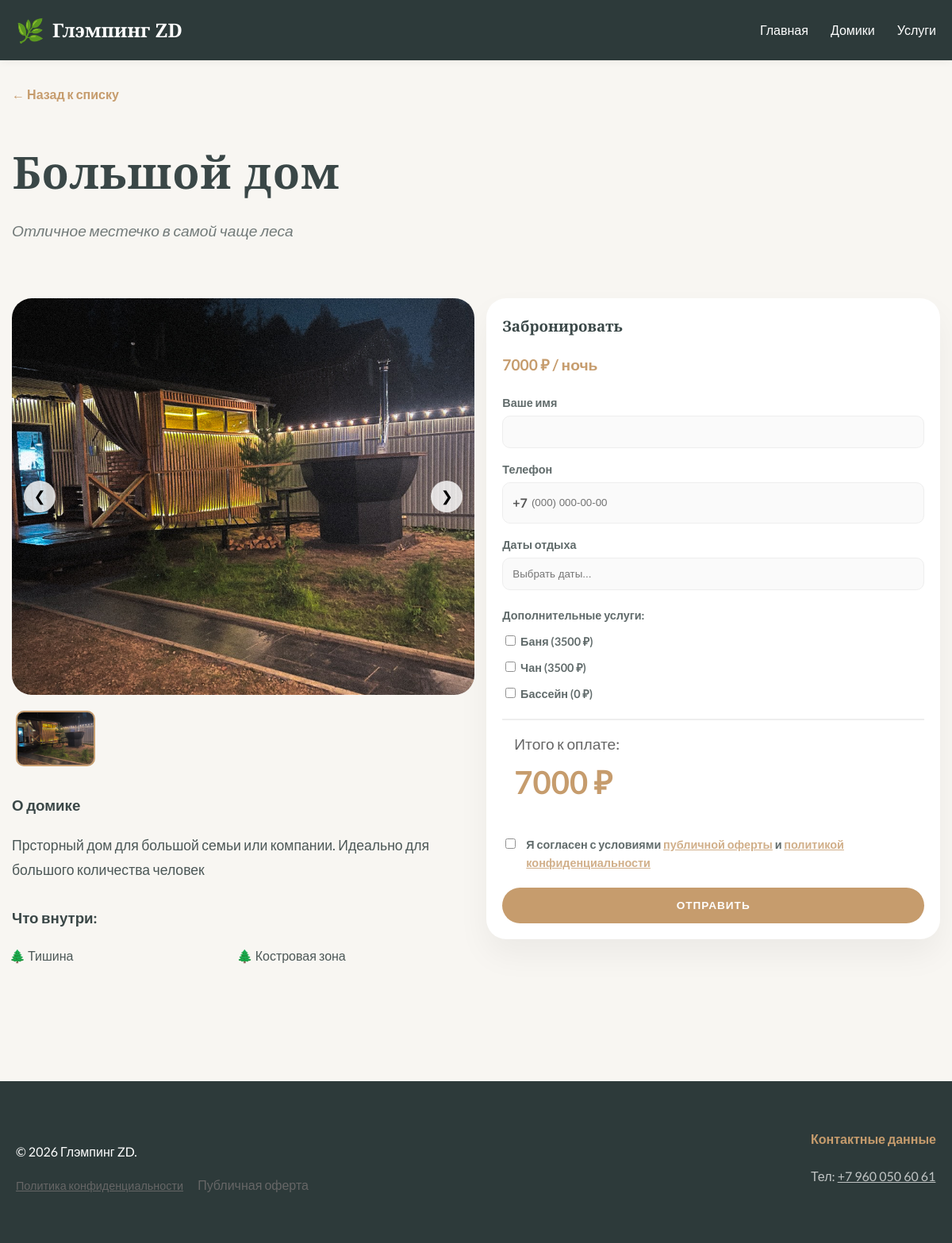
The page /house/3 on the database its author committed.
### tables this page shows
CREATE TABLE houses (
            id INTEGER PRIMARY KEY AUTOINCREMENT,
            name TEXT NOT NULL,
            description TEXT,
            short_description TEXT,
            price_per_night INTEGER,
            features TEXT,
            image_url TEXT
        );

CREATE TABLE services (
                id INTEGER PRIMARY KEY AUTOINCREMENT,
                name TEXT NOT NULL,
                description TEXT,
                price INTEGER,
                image_filename TEXT
            );

### app.py (the view)
@app.route('/house/<int:house_id>')
def house_page(house_id):
    conn = get_db_connection()
    house = conn.execute('SELECT * FROM houses WHERE id = ?', (house_id,)).fetchone()
    booked_dates = conn.execute('SELECT check_in as "from", check_out as "to" FROM bookings WHERE house_id = ?',
                                (house_id,)).fetchall()
    all_services = conn.execute('SELECT * FROM services').fetchall()
    conn.close()
    if house is None:
        return "Домик не найден", 404
    folder_path = f'static/img/houses/house{house_id}'
    additional_images = []
    if os.path.exists(folder_path):
        files = os.listdir(folder_path)
        additional_images = [f for f in files if f.startswith('image') and f.endswith(('.jpg', '.jpeg', '.png', '.JPG'))]
        additional_images.sort()  # Чтобы порядок был 1, 2, 3...
    return render_template('house.html',
                           house=house,
                           images=additional_images,
                           booked_dates=[dict(ix) for ix in booked_dates],
                           all_services=all_services)

### app.py (called while the page is built)
def get_db_connection():
    basedir = os.path.abspath(os.path.dirname(__file__))
    db_path = "data/glamping.db"
    conn = sqlite3.connect(db_path)
    conn.row_factory = sqlite3.Row
    return conn

### templates/house.html (shortened to what this page needs)
{% extends 'base.html' %}
{% block content %}
<div class="container"
     style="display: flex; flex-direction: column; align-items: flex-start; margin-top: 30px; padding: 0 15px; box-sizing: border-box; width: 100%; overflow-x: hidden;">
    <nav style="margin-bottom: 20px;">
        <a href="/" style="text-decoration: none; color: var(--accent-wood); font-weight: bold;">← Назад к списку</a>
    </nav>
    <header style="text-align: left; padding: 0; margin-bottom: 30px;">
        <h1>{{ house['name'] }}</h1>
        <p class="subtitle">{{ house['short_description'] }}</p>
    </header>
    <section class="house-detail" style="display: flex; gap: 15px; flex-wrap: wrap; width: 100%;">
        <div style="flex: 2; min-width: 200px; width: 100%; max-width: 100%;">
            <div class="house-gallery">
                <div class="main-image-viewport">
                    <div class="images-track" id="images-track">
                        <img src="{{ url_for('static', filename='img/houses/house' ~ house['id'] ~ '/cover.jpg') }}"
                             class="zoomable" data-index="0" alt="Обложка">
                    </div>
                    <button class="nav-btn prev-btn" onclick="moveSlide(-1)">❮</button>
                    <button class="nav-btn next-btn" onclick="moveSlide(1)">❯</button>
                </div>
                <div class="thumbnails-container">
                    <img src="{{ url_for('static', filename='img/houses/house' ~ house['id'] ~ '/cover.jpg') }}"
                         class="thumb active" onclick="slideTo(0, this)">
                </div>
            </div>
            <div class="description-text">
                <h3>О домике</h3>
                <p style="font-size: 1.1rem; line-height: 1.8; opacity: 0.9;">{{ house['description'] }}</p>
                <h3 style="margin-top: 30px;">Что внутри:</h3>
                <ul style="display: grid; grid-template-columns: repeat(auto-fit, minmax(140px, 1fr)); gap: 10px; list-style-type: '🌲 '; padding-left: 20px;">
                    {% for feature in house['features'].split(',') %}
                    <li style="margin-bottom: 10px;">{{ feature.strip() }}</li>
                    {% endfor %}
                </ul>
            </div>
        </div>
        <div class="booking-card"
             style="flex: 1 1 280px; width: 100%; max-width: 100%; background: white; padding: 20px; border-radius: 25px; box-shadow: 0 20px 40px rgba(0,0,0,0.05); height: fit-content; box-sizing: border-box;">
            <h3 style="margin-top: 0; font-family: var(--font-header);">Забронировать</h3>
            <p style="font-size: 1.2rem; font-weight: bold; color: var(--accent-wood); margin-bottom: 20px;">
                {{ house['price_per_night'] }} ₽ / ночь
            </p>
            <form action="/create_payment" method="POST">
                <div style="margin-bottom: 15px;">
                    <label>Ваше имя</label>
                    <input type="text" name="client_name" required
                           style="width: 100%; padding: 12px; margin-top: 5px; border: 1px solid #eee; border-radius: 10px; background: #fafafa;">
                </div>
                <div style="margin-bottom: 15px;">
                    <label>Телефон</label>
                    <div style="display: flex; align-items: center; margin-top: 5px; border: 1px solid #eee; border-radius: 10px; background: #fafafa; overflow: hidden;">
                        <span style="padding: 12px 0 12px 12px; color: #555; font-weight: bold; background: #fafafa; pointer-events: none;">+7</span>
                        <input type="tel" id="phone-mask" name="client_phone"
                               placeholder="(000) 000-00-00"
                               required
                               minlength="15"
                               style="flex: 1; border: none; padding: 12px 12px 12px 5px; background: transparent; outline: none;">
                    </div>
                </div>
                <div style="margin-bottom: 20px;">
                    <label>Даты отдыха</label>
                    <input type="text" id="calendar-input" name="booking_dates" placeholder="Выбрать даты..." readonly
                           required
                           style="width: 100%; padding: 12px; margin-top: 5px; border: 1px solid #eee; border-radius: 10px; background: #fafafa; cursor: pointer;">
                </div>
                <div style="margin-bottom: 20px; text-align: left;">
                    <label style="margin-bottom: 10px; display: block;">Дополнительные услуги:</label>
                    <div class="services-selection-list" style="display: flex; flex-direction: column; gap: 10px;">
                        {% for service in all_services %}
                        <label class="service-checkbox-label">
                            <input type="checkbox" name="selected_services" value="{{ service.id }}"
                                   data-price="{{ service.price }}" class="service-checkbox">
                            <span>{{ service.name }} ({{ service.price }} ₽)</span>
                        </label>
                        {% endfor %}
                    </div>
                </div>
                <div class="total-price-container" style="margin: 20px 0; padding: 15px; border-top: 2px solid #eee;">
                    <span style="font-size: 1.2rem; color: #666;">Итого к оплате:</span>
                    <div id="total-price-display"
                         style="font-size: 2.5rem; font-weight: bold; color: var(--accent-wood);">
                        {{ house.price_per_night }} ₽
                    </div>
                </div>
                <div style="margin: 20px 0; font-size: 0.9rem; color: #555;">
                    <label style="display: flex; align-items: flex-start; gap: 10px; cursor: pointer;">
                        <input type="checkbox" id="agreement-checkbox" required style="margin-top: 4px;">
                        <span>
            Я согласен с условиями
            <a href="/oferta" target="_blank" style="color: var(--accent-wood); text-decoration: underline;">публичной оферты</a>
            и
            <a href="/privacy" target="_blank" style="color: var(--accent-wood); text-decoration: underline;">политикой конфиденциальности</a>
        </span>
                    </label>
                </div>
                <button type="submit" class="btn" style="width: 100%; border: none; cursor: pointer; padding: 15px;">
                    Отправить
                </button>
            </form>
        </div>
    </section>
</div>
{% endblock %}

### static/css/style.css (style rules this page uses)
:root { --bg-color: #f8f6f2; --text-main: #3a4747; --accent-wood: #c69c6d; --card-bg: #ffffff; --font-header: 'Playfair Display', serif; --font-text: 'Lato', sans-serif; }
* { box-sizing: border-box; }
body { font-family: var(--font-text); background-color: var(--bg-color); color: var(--text-main); margin: 0; padding: 0; line-height: 1.6; display: flex; flex-direction: column; align-items: center; }
header { text-align: center; padding: 100px 20px 60px 20px; }
h1 { font-family: var(--font-header); font-size: 3.5rem; font-weight: 700; margin: 0 0 15px 0; letter-spacing: 1px; color: var(--text-main); }
.subtitle { font-size: 1.2rem; font-style: italic; opacity: 0.7; margin-top: 0; font-weight: 300; }
.container { display: flex; flex-direction: row; justify-content: center; align-items: stretch; gap: 20px; max-width: 1200px; width: 95%; margin: 40px auto; flex-wrap: nowrap; }
.btn { display: inline-block; background-color: var(--accent-wood); color: white; padding: 12px 30px; border-radius: 30px; font-weight: bold; text-transform: uppercase; font-size: 0.85rem; letter-spacing: 1px; transition: background-color 0.3s ease; border: 2px solid var(--accent-wood); }
.house-gallery { width: 100%; margin-bottom: 30px; }
.thumbnails-container { display: flex; gap: 10px; margin-top: 15px; overflow-x: auto; padding: 5px; }
.thumb { width: 100px; height: 70px; object-fit: cover; border-radius: 8px; cursor: pointer; opacity: 0.6; transition: all 0.2s ease; border: 2px solid transparent; }
.thumb.active { opacity: 1; border-color: var(--accent-wood); }
.main-image-viewport { position: relative; width: 100%; height: 500px; border-radius: 25px; overflow: hidden; }
.images-track { display: flex; width: 100%; height: 100%; transition: transform 0.6s cubic-bezier(0.25, 1, 0.5, 1); }
.images-track img { min-width: 100%; width: 100%; height: 100%; object-fit: cover; flex-shrink: 0; }
.nav-btn { position: absolute; top: 50%; transform: translateY(-50%); background: rgba(255, 255, 255, 0.8); border: none; width: 40px; height: 40px; border-radius: 50%; cursor: pointer; z-index: 10; font-size: 18px; display: flex; align-items: center; justify-content: center; transition: 0.3s; }
.prev-btn { left: 15px; }
.next-btn { right: 15px; }
.thumbnails-container { display: flex; gap: 10px; margin-top: 15px; overflow-x: auto; }
.thumb { width: 100px; height: 70px; object-fit: cover; border-radius: 10px; cursor: pointer; opacity: 0.6; border: 2px solid transparent; }
label { display: block; font-size: 0.9rem; font-weight: bold; color: var(--text-main); opacity: 0.8; }
ul { padding-left: 20px; opacity: 0.9; }
ul li { margin-bottom: 10px; }

### templates/base.html (style rules this page uses)
* { box-sizing: border-box; }
html, body { overflow-x: hidden; width: 100%; position: relative; }
img { max-width: 100%; height: auto; }
body, html { margin: 0; padding: 0; overflow-x: hidden; }

### rows shown on the page
houses: name "Большой дом", short_description "Отличное местечко в самой чаще леса", description "Прсторный дом для большой семьи или компании. Идеально для большого количества человек", price_per_night "7000"
services: name "Баня", price "3500"
services: name "Чан", price "3500"
services: name "Бассейн", price "0"

### other values the page prints
{{ feature.strip() }} "Тишина" "Костровая зона"
